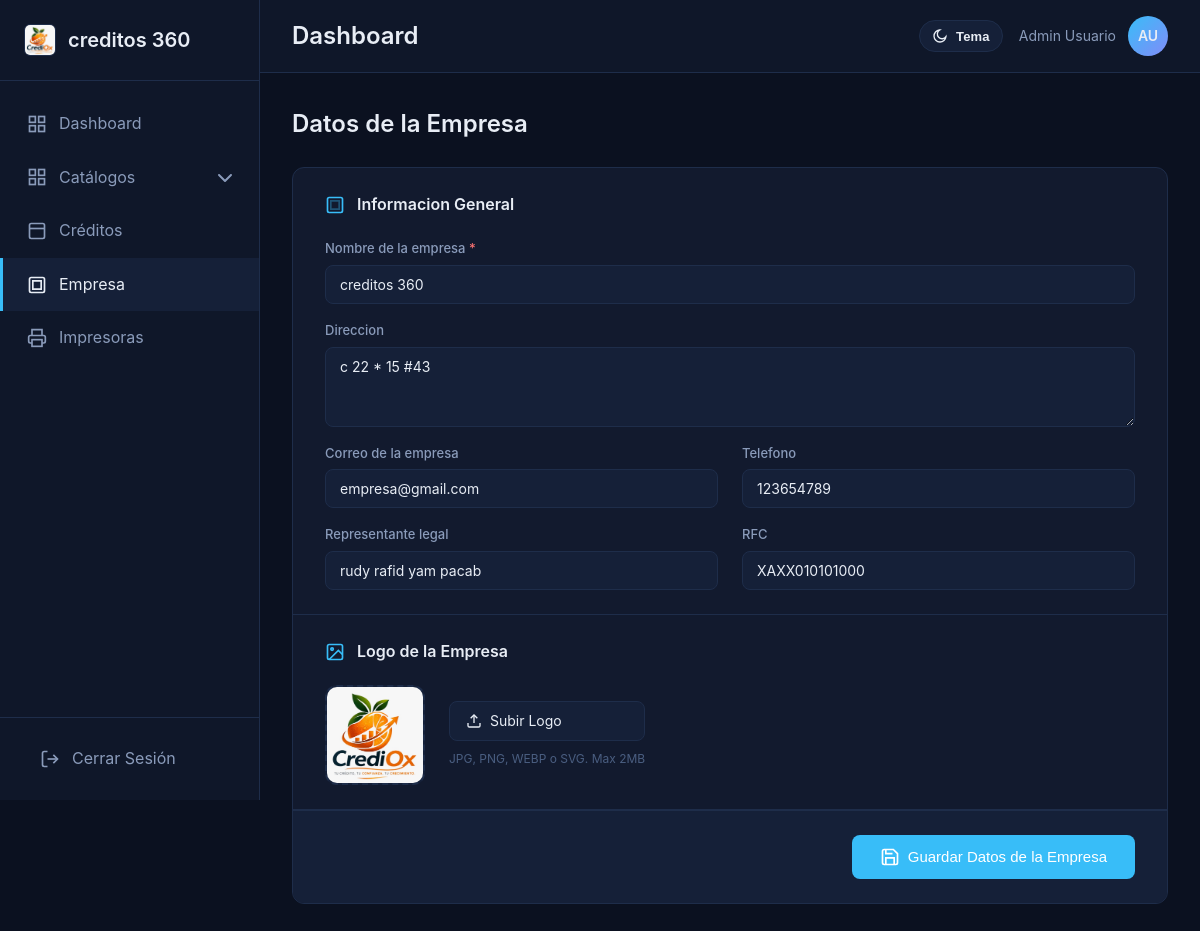
/public/empresa (signed in), run on an earlier commit of the app's database.
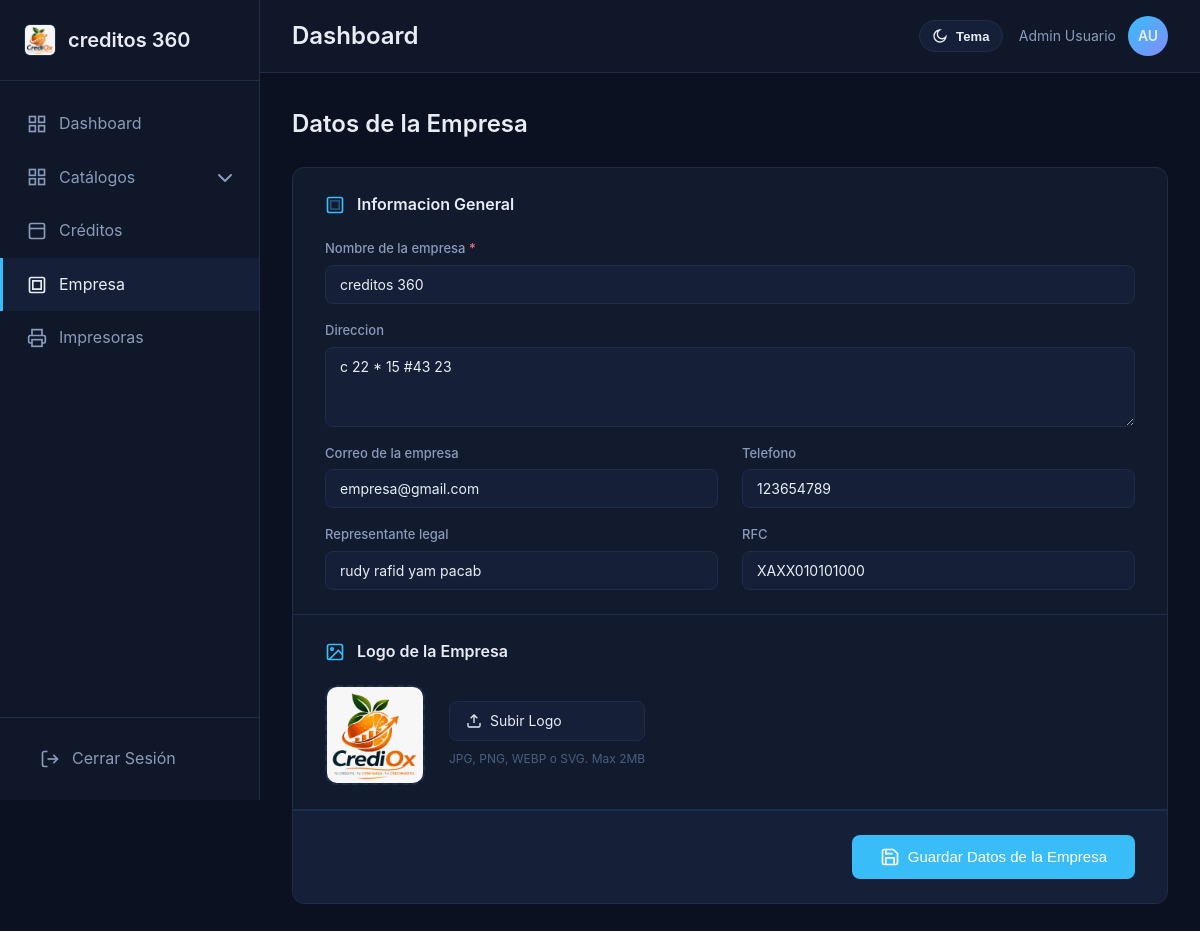
And on a later commit of the database.
### tables this page shows
CREATE TABLE `datos_empresa` (
  `id` int(11) NOT NULL,
  `nombre_empresa` varchar(150) DEFAULT NULL,
  `direccion` varchar(255) DEFAULT NULL,
  `correo` varchar(120) DEFAULT NULL,
  `representante_legal` varchar(150) DEFAULT NULL,
  `rfc` varchar(13) DEFAULT NULL,
  `telefono` varchar(20) DEFAULT NULL,
  `logo_ruta` varchar(255) DEFAULT NULL,
  `created_at` timestamp NULL DEFAULT current_timestamp(),
  `updated_at` timestamp NULL DEFAULT current_timestamp() ON UPDATE current_timestamp()
);

### app/controllers/EmpresaController.php (called while the page is built, shortened)
<?php
class EmpresaController
{
    private EmpresaService $service;
    public function __construct()
    {
        $this->service = new EmpresaService();
    }
    public function index(): void
    {
        $empresa = $this->service->obtenerDatos();
        require __DIR__ . '/../views/layouts/app.php';
    }
}

### app/repositories/EmpresaRepository.php (called while the page is built, shortened)
<?php
class EmpresaRepository
{
    private PDO $db;
    public function __construct()
    {
        $this->db = DBC::get();
    }
    private function asegurarTabla(): void
    {
        $sql = "CREATE TABLE IF NOT EXISTS datos_empresa (
            id INT NOT NULL PRIMARY KEY,
            nombre_empresa VARCHAR(150) NULL,
            direccion VARCHAR(255) NULL,
            correo VARCHAR(120) NULL,
            representante_legal VARCHAR(150) NULL,
            rfc VARCHAR(13) NULL,
            telefono VARCHAR(20) NULL,
            logo_ruta VARCHAR(255) NULL,
            created_at TIMESTAMP NULL DEFAULT CURRENT_TIMESTAMP,
            updated_at TIMESTAMP NULL DEFAULT CURRENT_TIMESTAMP ON UPDATE CURRENT_TIMESTAMP
        ) ENGINE=InnoDB DEFAULT CHARSET=utf8mb4";
        $this->db->exec($sql);
    }
    public function obtenerDatos(): array
    {
        $stmt = $this->db->prepare("SELECT * FROM datos_empresa ORDER BY id ASC LIMIT 1");
        $stmt->execute();
        $empresa = $stmt->fetch();
        return $empresa;
    }
}

### app/config/DBC.php (called while the page is built)
<?php
class DBC
{
    private static ?PDO  $instance = null;
    private static array $config = [
        'host' => 'localhost',
        'port' => 3306,
        'db' => 'crediox',
        'user' => 'root',
        'password' => '',
        'charset' => 'utf8mb4',
    ];
    public static function get(): PDO
    {
        if (self::$instance === null) {
            try {
                $dsn = sprintf(
                    "mysql:host=%s;port=%d;dbname=%s;charset=%s",
                    self::$config['host'],
                    self::$config['port'],
                    self::$config['db'],
                    self::$config['charset']
                );
                self::$instance = new PDO(
                    $dsn,
                    self::$config['user'],
                    self::$config['password'],
                    [
                        PDO::ATTR_ERRMODE => PDO::ERRMODE_EXCEPTION,
                        PDO::ATTR_DEFAULT_FETCH_MODE => PDO::FETCH_ASSOC,
                        PDO::ATTR_EMULATE_PREPARES => false,
                    ]
                );
            } catch (PDOException $e) {
                die("Error de conexión a la base de datos.");
            }
        }
        return self::$instance;
    }
}

### app/services/EmpresaService.php (called while the page is built, shortened)
<?php
class EmpresaService
{
    private EmpresaRepository $repository;
    public function __construct()
    {
        $this->repository = new EmpresaRepository();
    }
    public function obtenerDatos(): array
    {
        return $this->repository->obtenerDatos();
    }
}

### app/views/empresa/index.php (the view, shortened to what the changed rows need)
<?php
$empresa = $empresa ?? [];
$logo = $empresa['logo_ruta'] ?? null;
?>
<section id="empresa" class="content-section">
    <div class="section-header">
        <h2>Datos de la Empresa</h2>
    </div>
    <form class="form-card" action="/proyecto-residencia/public/empresa/guardar" method="POST" enctype="multipart/form-data">
        <div class="form-section">
            <div class="form-section-title">
                <svg width="20" height="20" viewBox="0 0 24 24" fill="none" stroke="currentColor" stroke-width="2">
                    <rect x="3" y="3" width="18" height="18" rx="2" ry="2"></rect>
                    <path d="M7 7h10v10H7z" opacity="0.35"></path>
                </svg>
                <h3>Informacion General</h3>
            </div>
            <div class="form-grid">
                <div class="form-field span-2">
                    <label for="nombre_empresa">Nombre de la empresa <span class="required">*</span></label>
                    <input type="text" id="nombre_empresa" name="nombre_empresa" maxlength="150" required value="<?= htmlspecialchars($empresa['nombre_empresa'] ?? '') ?>" placeholder="Ej: Creditos 360 S.A. de C.V.">
                </div>
                <div class="form-field span-2">
                    <label for="direccion">Direccion</label>
                    <textarea id="direccion" name="direccion" maxlength="255" rows="3" placeholder="Calle, numero, colonia, municipio, estado"><?= htmlspecialchars($empresa['direccion'] ?? '') ?></textarea>
                </div>
                <div class="form-field">
                    <label for="correo">Correo de la empresa</label>
                    <input type="email" id="correo" name="correo" maxlength="120" value="<?= htmlspecialchars($empresa['correo'] ?? '') ?>" placeholder="contacto@empresa.com">
                </div>
                <div class="form-field">
                    <label for="telefono">Telefono</label>
                    <input type="text" id="telefono" name="telefono" maxlength="20" value="<?= htmlspecialchars($empresa['telefono'] ?? '') ?>" placeholder="Ej: 5551234567">
                </div>
                <div class="form-field">
                    <label for="representante_legal">Representante legal</label>
                    <input type="text" id="representante_legal" name="representante_legal" maxlength="150" value="<?= htmlspecialchars($empresa['representante_legal'] ?? '') ?>" placeholder="Nombre completo del representante">
                </div>
                <div class="form-field">
                    <label for="rfc">RFC</label>
                    <input type="text" id="rfc" name="rfc" maxlength="13" style="text-transform: uppercase;" value="<?= htmlspecialchars($empresa['rfc'] ?? '') ?>" placeholder="XAXX010101000">
                </div>
            </div>
        </div>
        <div class="form-section">
            <div class="form-section-title">
                <svg width="20" height="20" viewBox="0 0 24 24" fill="none" stroke="currentColor" stroke-width="2">
                    <rect x="3" y="3" width="18" height="18" rx="2" ry="2"></rect>
                    <circle cx="8.5" cy="8.5" r="1.5"></circle>
                    <polyline points="21 15 16 10 5 21"></polyline>
                </svg>
                <h3>Logo de la Empresa</h3>
            </div>
            <div class="foto-upload-area">
                <div class="foto-preview" id="empresaLogoPreview">
                    <?php if (!empty($logo)): ?>
                        <img src="/<?= htmlspecialchars($logo) ?>" alt="Logo actual">
                    <?php endif; ?>
                </div>
                <div class="foto-actions">
                    <label for="empresa_logo" class="btn-secondary" style="cursor: pointer;">
                        <svg width="16" height="16" viewBox="0 0 24 24" fill="none" stroke="currentColor" stroke-width="2">
                            <path d="M21 15v4a2 2 0 0 1-2 2H5a2 2 0 0 1-2-2v-4"></path>
                            <polyline points="17 8 12 3 7 8"></polyline>
                            <line x1="12" y1="3" x2="12" y2="15"></line>
                        </svg>
                        Subir Logo
                    </label>
                    <span class="foto-hint">JPG, PNG, WEBP o SVG. Max 2MB</span>
                </div>
            </div>
        </div>
        <div class="form-actions">
            <button type="submit" class="btn-primary btn-lg">
                <svg width="20" height="20" viewBox="0 0 24 24" fill="none" stroke="currentColor" stroke-width="2">
                    <path d="M19 21H5a2 2 0 0 1-2-2V5a2 2 0 0 1 2-2h11l5 5v11a2 2 0 0 1-2 2z"></path>
                    <polyline points="17 21 17 13 7 13 7 21"></polyline>
                    <polyline points="7 3 7 8 15 8"></polyline>
                </svg>
                Guardar Datos de la Empresa
            </button>
        </div>
    </form>
</section>

### app/views/layouts/sidebar.php (shortened to what the changed rows need)
<?php
$empresaSidebar = [
    'nombre_empresa' => 'GestionPro',
    'logo_ruta' => null,
];
if (class_exists('EmpresaService')) {
    try {
        $empresaSidebar = array_merge($empresaSidebar, (new EmpresaService())->obtenerDatos());
    } catch (Throwable $e) {
    }
}
?>
<aside class="sidebar">
    <div class="sidebar-header">
        <div class="logo">
            <?php if (!empty($empresaSidebar['logo_ruta'])): ?>
                <img src="/<?= htmlspecialchars($empresaSidebar['logo_ruta']) ?>" alt="Logo empresa" class="sidebar-logo-image">
            <?php endif; ?>
            <span><?= htmlspecialchars($empresaSidebar['nombre_empresa'] ?: 'GestionPro') ?></span>
        </div>
    </div>
    <?php $rol = isset($_SESSION['usuario_rol']) ? (int)$_SESSION['usuario_rol'] : null; ?>
    <?php
    $dashboardHref = '/proyecto-residencia/public/dashboard';
    $isAvanceCobranza = str_contains($currentPath, '/dashboard/avance-cobranza');
    $isDashboardAdmin = str_contains($currentPath, '/dashboard')
        && !$isAvanceCobranza
        && !str_contains($currentPath, '/dashboard-cliente')
        && !str_contains($currentPath, '/dashboard-cobratario');
    $isDashboardCliente = str_contains($currentPath, '/dashboard-cliente');
    ?>
    <nav class="sidebar-nav">
        <ul>
            <li>
                <a href="<?= $dashboardHref ?>" class="nav-link <?= ($rol === 1 && $isDashboardAdmin) || ($rol === 2 && $isDashboardCliente) ? 'active' : '' ?>" <?= $rol === 3 ? 'data-cobratario-nav="resumen"' : '' ?>>
                    <svg width="20" height="20" viewBox="0 0 24 24" fill="none" stroke="currentColor" stroke-width="2">
                        <rect x="3" y="3" width="7" height="7"></rect>
                        <rect x="14" y="3" width="7" height="7"></rect>
                        <rect x="14" y="14" width="7" height="7"></rect>
                        <rect x="3" y="14" width="7" height="7"></rect>
                    </svg>
                    <span>Dashboard</span>
                </a>
            </li>
            <?php if ($rol !== 2 && $rol !== 3): ?>
                <?php $catalogosActive = str_contains($currentPath, '/clientes') || str_contains($currentPath, '/cobratarios') || str_contains($currentPath, '/usuarios'); ?>
                <li>
                    <details class="nav-details" <?= $catalogosActive ? 'open' : '' ?>>
                        <summary class="nav-link <?= $catalogosActive ? 'active' : '' ?>">
                            <svg width="20" height="20" viewBox="0 0 24 24" fill="none" stroke="currentColor" stroke-width="2">
                                <rect x="3" y="3" width="7" height="7"></rect>
                                <rect x="14" y="3" width="7" height="7"></rect>
                                <rect x="14" y="14" width="7" height="7"></rect>
                                <rect x="3" y="14" width="7" height="7"></rect>
                            </svg>
                            <span>Catálogos</span>
                        </summary>
                    </details>
                </li>
                <li>
                    <a href="/proyecto-residencia/public/creditos" class="nav-link <?= str_contains($currentPath, '/creditos') ? 'active' : '' ?>">
                        <svg width="20" height="20" viewBox="0 0 24 24" fill="none" stroke="currentColor" stroke-width="2">
                            <rect x="3" y="3" width="18" height="18" rx="2" ry="2"></rect>
                            <line x1="3" y1="9" x2="21" y2="9"></line>
                            <line x1="9" y1="16" x2="9" y2="16.01"></line>
                            <line x1="13" y1="16" x2="13" y2="16.01"></line>
                        </svg>
                        <span>Créditos</span>
                    </a>
                </li>
                <li>
                    <a href="/proyecto-residencia/public/empresa" class="nav-link <?= str_contains($currentPath, '/empresa') ? 'active' : '' ?>">
                        <svg width="20" height="20" viewBox="0 0 24 24" fill="none" stroke="currentColor" stroke-width="2">
                            <rect x="3" y="3" width="18" height="18" rx="2" ry="2"></rect>
                            <path d="M7 7h10v10H7z"></path>
                        </svg>
                        <span>Empresa</span>
                    </a>
                </li>
            <?php endif; ?>
            <?php if ($rol !== 2): ?>
                <li>
                    <a href="/proyecto-residencia/public/impresoras" class="nav-link <?= str_contains($currentPath, '/impresoras') ? 'active' : '' ?>">
                        <svg width="20" height="20" viewBox="0 0 24 24" fill="none" stroke="currentColor" stroke-width="2">
                            <polyline points="6 9 6 2 18 2 18 9"></polyline>
                            <path d="M6 18H4a2 2 0 0 1-2-2v-5a2 2 0 0 1 2-2h16a2 2 0 0 1 2 2v5a2 2 0 0 1-2 2h-2"></path>
                            <rect x="6" y="14" width="12" height="8"></rect>
                        </svg>
                        <span>Impresoras</span>
                    </a>
                </li>
            <?php endif; ?>
        </ul>
    </nav>
    <div class="sidebar-footer">
        <a href="/proyecto-residencia/public/logout" class="logout-btn">
            <svg width="20" height="20" viewBox="0 0 24 24" fill="none" stroke="currentColor" stroke-width="2">
                <path d="M9 21H5a2 2 0 0 1-2-2V5a2 2 0 0 1 2-2h4"></path>
                <polyline points="16 17 21 12 16 7"></polyline>
                <line x1="21" y1="12" x2="9" y2="12"></line>
            </svg>
            <span>Cerrar Sesión</span>
        </a>
    </div>
</aside>

What changed in the data, as far as the page shows it:
changed datos_empresa "creditos 360": direccion "c 22 * 15 #43" → "c 22 * 15 #43 23"
